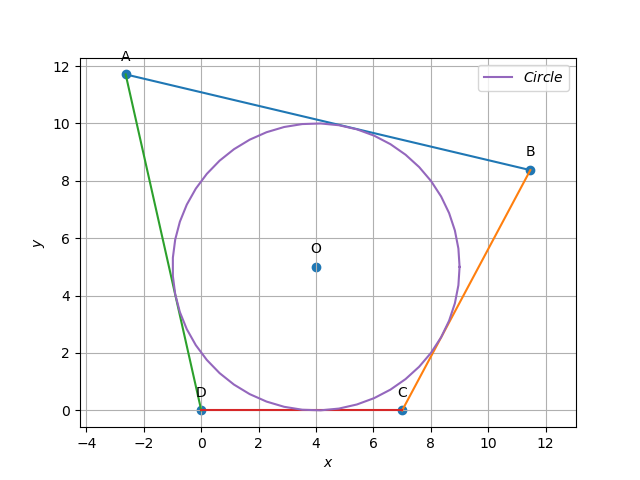

Here is the Python script that generated this plot:
import numpy as np
import mpmath as mp
import matplotlib.pyplot as plt
from numpy import linalg as LA

import sys                                          #for path to external scripts
#sys.path.insert(0,'/storage/emulated/0/github/cbse-papers/CoordGeo')         #path to my scripts

#local imports
#from line.funcs import *
#Efrom triangle.funcs import *
#from conics.funcs import circ_gen

#if using termux
import subprocess
import shlex
#end if

def line_gen(A,B):
  len =10
  dim = A.shape[0]
  x_AB = np.zeros((dim,len))
  lam_1 = np.linspace(0,1,len)
  for i in range(len):
    temp1 = A + lam_1[i]*(B-A)
    x_AB[:,i]= temp1.T
  return x_AB

def circ_gen(O,r):
	len = 50
	theta = np.linspace(0,2*np.pi,len)
	x_circ = np.zeros((2,len))
	x_circ[0,:] = r*np.cos(theta)
	x_circ[1,:] = r*np.sin(theta)
	x_circ = (x_circ.T + O).T
	return x_circ
#Input parameters
a = 8
c = 3
d = 4
r = 5 #radius
theta1 = 2*mp.atan(r/d) #ang ADC
theta2 = 2*mp.atan(r/a) #ang BAD
theta3 = 2*mp.atan(r/c) #ang BCD
print(theta1,theta2,theta3)
D = np.array(([0,0]))
O = np.array(([d,r])) # centre
e1 = np.array(([1,0]))
C = (c+d)*e1
A = (a+d)*np.array(([mp.cos(theta1),mp.sin(theta1)]),dtype='float64')


#Generating the director vectors

m1 = np.array(([1 ,mp.tan(theta1+theta2)]),dtype='float64')
m2 = np.array(([1 ,-mp.tan(theta3)]),dtype='float64')

matM = np.block([[m1],[m2]]).T
lam = LA.solve(matM,C-A)
B = A + lam[0]*m1
#B = C - lam[1]*m2

#print(B)

##Generating all lines
x_AB = line_gen(A,B)
x_BC = line_gen(C,B)
x_AD = line_gen(A,D)
x_DC = line_gen(D,C)

##Generating the circle
x_circ= circ_gen(O,r)

#Plotting all lines
plt.plot(x_AB[0,:],x_AB[1,:])#,label='$Diameter$')
plt.plot(x_BC[0,:],x_BC[1,:])#,label='$Diameter$')
plt.plot(x_AD[0,:],x_AD[1,:])#,label='$Diameter$')
plt.plot(x_DC[0,:],x_DC[1,:])#,label='$Diameter$')

#Plotting the circle
plt.plot(x_circ[0,:],x_circ[1,:],label='$Circle$')


#Labeling the coordinates
tri_coords = np.vstack((A,C,D,B,O)).T
plt.scatter(tri_coords[0,:], tri_coords[1,:])
vert_labels = ['A','C','D','B','O']
for i, txt in enumerate(vert_labels):
    plt.annotate(txt, # this is the text
                 (tri_coords[0,i], tri_coords[1,i]), # this is the point to label
                 textcoords="offset points", # how to position the text
                 xytext=(0,10), # distance from text to points (x,y)
                 ha='center') # horizontal alignment can be left, right or center

plt.xlabel('$x$')
plt.ylabel('$y$')
plt.legend(loc='best')
plt.grid() # minor
plt.axis('equal')

#if using termux
print("figure generated")
plt.savefig('/sdcard/Download/Matrices/circle/circle.png')
#subprocess.run(shlex.split("termux-open /storage/emulated/0/github/school/ncert-vectors/defs/figs/cbse-10-14.pdf"))
#else
#plt.show()
